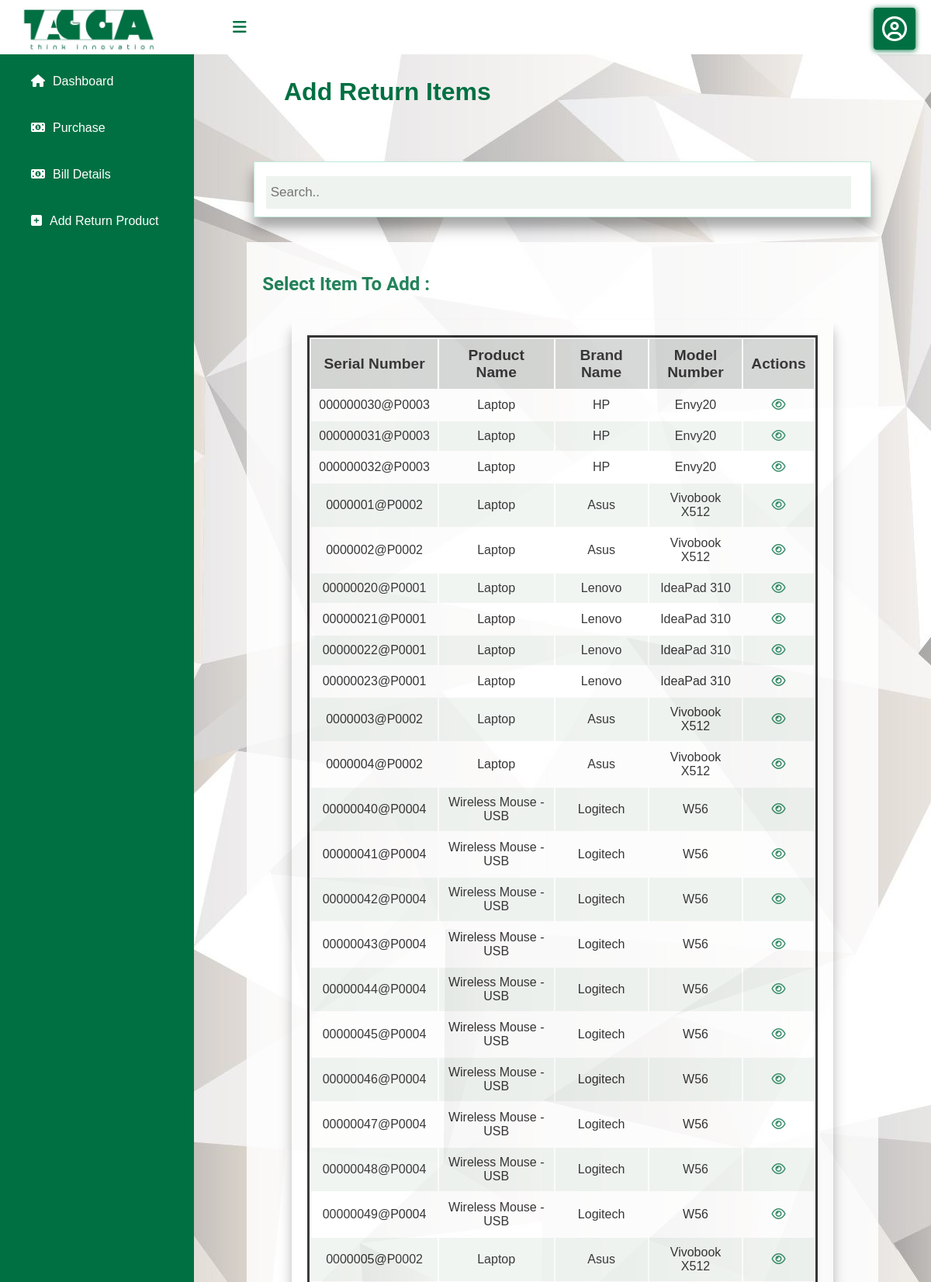
/views/shopkeeper_return_items.php (upper part), run on the app's committed database.
### tables this page shows
CREATE TABLE `item` (
  `serial_no` varchar(50) NOT NULL,
  `sales_price` float NOT NULL,
  `p_id` varchar(30) NOT NULL,
  `item_status` tinyint(4) NOT NULL
);

CREATE TABLE `product` (
  `p_id` varchar(30) NOT NULL,
  `p_name` varchar(50) NOT NULL,
  `p_cost` int(10) NOT NULL,
  `brand_name` varchar(30) NOT NULL,
  `reorder_level` int(10) NOT NULL,
  `model_no` varchar(30) NOT NULL,
  `quantity` int(10) NOT NULL,
  `warranty` int(10) NOT NULL,
  `product_status` varchar(15) NOT NULL,
  `product_date` date NOT NULL
);

### model/database.php (called while the page is built, shortened)
<?php
class database
{
    private static $_instance;
    private $_connection;
    public static function getInstance() {
        if(!isset(self::$_instance)) {
            self::$_instance = new self();
        }
        return self::$_instance;
    }
    private function __construct() {
        $this->_connection = new mysqli(host, username, password, dbname);
    }
    public function getConnection() {
        return $this->_connection;
    }
}

### controller/inventory_maintain.php (called while the page is built, shortened)
<?php
require_once("../model/inventory_maintain_model.php");
class inventory_maintain
{
    public function __construct()
    {
        $this->inven = new inventory_maintain_model();
    }
    public function display_shopkeeper_return_items(){
        return $this->inven->shopkeeper_return_items();
    }
}

### model/inventory_maintain_model.php (called while the page is built, shortened)
<?php
require_once("database.php");
class inventory_maintain_model
{
    public function __construct() {
        $this->mysqli = database::getInstance()->getConnection();
    }
    public function shopkeeper_return_items(){
        $query=$this->mysqli->query("SELECT * FROM  product INNER JOIN item ON product.p_id=item.p_id AND item.item_status='1'");
        while ($row = $query->fetch_assoc()) {
            $result[]= $row;
        }
        return $result;
    }
}

### views/shopkeeper_return_items.php (the view, shortened to what this page needs)
<?php
   include 'shopkeeper_sidebar.php';
   require '../controller/inventory_maintain.php';
   $data=new inventory_maintain();
   $sql=$data->display_shopkeeper_return_items();
?>
<div class="content" style="width:auto;">
    <h1 id="tbl-heading">Add Return Items</h1><br/>
    <div class="search">
    <input type="text" placeholder="Search..">
    </div>
    <div class="page">
    <h2 style="color:#007042;">Select Item To Add :</h2>
    <div class="view-tbl">
       <table>
            <thead>
                <tr>
                   <th> Serial Number</th>
                    <th> Product Name</th>
                    <th> Brand Name</th>
                    <th> Model Number</th>
                    <th>Actions</th>
                </tr>
            </thead>
            <tbody>
            <?php
            foreach ($sql as $k => $v)
            {
                ?>
                <tr>
                    <td><?php echo $sql[$k]["serial_no"] ?></td>
                    <td><?php echo $sql[$k]["p_name"] ?></td>
		            <td><?php echo $sql[$k]["brand_name"] ?></td>
                    <td><?php echo $sql[$k]["model_no"] ?></td>
                    <td><a href="../controller/inventory_maintain.php?action=display_onereturnitem_details&id=<?php  echo $sql[$k]["serial_no"]; ?>" class="view">
                    <i class="fa fa-eye" aria-hidden="true" id="tbl-icon"></i></a></td>
                </tr>
                <?php
            } ?>
            </tbody>
       </table>
    </div>
    </div>
</div>

### public/css/style1.css (style rules this page uses)
body { margin: 0; padding: 0; font-family: "Roboto", sans-serif; background-image: url(../images/12.jpg); }
a { text-decoration:none; }
.content { width: calc(100% ); margin-top: 60px; padding: 20px; margin-left: 250px; background-position: center; background-size: cover; height: 100vh; transition: 0.5s; }

### public/css/view_user.css (style rules this page uses)
body { background-color:rgb(238, 238, 238); }
#tbl-heading { margin-left:3em; font-family: 'Trebuchet MS', 'Lucida Sans Unicode', 'Lucida Grande', 'Lucida Sans', Arial, sans-serif; text-align: left; color: #007042; font-weight: bold; margin-top: 20px; margin-bottom: 20px; font-size: 2em; }
.view-tbl table { border: 3px solid #000; width: 100%; margin-bottom: 1rem; }
.view-tbl tbody tr:nth-child(odd) { background-color: #fff; }
.view-tbl tbody tr:nth-child(even) { background-color: #eef3ef; }
.view-tbl th { font-size: 1.2em; padding:10px; background-color:#cccfcd; font-family: 'Trebuchet MS', 'Lucida Sans Unicode', 'Lucida Grande', 'Lucida Sans', Arial, sans-serif; }
.view-tbl td { font-size: 1em; padding: 10px; text-align: center; outline: none; font-family: 'Trebuchet MS', 'Lucida Sans Unicode', 'Lucida Grande', 'Lucida Sans', Arial, sans-serif; }
.view-tbl { box-shadow: 0 12px 12px 0 rgba(0, 0, 0, 0.2), 0 16px 20px 0 rgba(0, 0, 0, 0.19); display: flex; margin: 2em auto; background:#ffffff; background-size: cover; border:none; width:85%; padding: 20px; align-items: center; text-align: center; opacity: 90%; }
#tbl-icon { color:#007042; }
.search { padding:10px; box-shadow: 0 12px 12px 0 rgba(0, 0, 0, 0.2), 0 16px 20px 0 rgba(0, 0, 0, 0.19); margin: 2em auto; background-size: cover; border: 1px solid #c1e9d8; width: 85%; overflow: hidden; background-color: white; text-align: center; }
.search input[type=text] { padding: 6px; background-color: #eef3ef; border: none; margin-top: 8px; margin-right: 10px; font-size: 17px; width:96%; widows: 80%; height: 30px; }

### public/css/shopkeeper.css (style rules this page uses)
* { box-sizing: content-box; }
.page { margin: 1em auto; background:#fff; background-size: cover; border:none; width:85%; padding: 20px; opacity: 85%; }

### data on the page
item: serial_no "000000030@P0003", p.p_name "Laptop", p.brand_name "HP", p.model_no "Envy20"
item: serial_no "000000031@P0003", p.p_name "Laptop", p.brand_name "HP", p.model_no "Envy20"
item: serial_no "000000032@P0003", p.p_name "Laptop", p.brand_name "HP", p.model_no "Envy20"
item: serial_no "0000001@P0002", p.p_name "Laptop", p.brand_name "Asus", p.model_no "Vivobook X512"
item: serial_no "0000002@P0002", p.p_name "Laptop", p.brand_name "Asus", p.model_no "Vivobook X512"
item: serial_no "00000020@P0001", p.p_name "Laptop", p.brand_name "Lenovo", p.model_no "IdeaPad 310"
item: serial_no "00000021@P0001", p.p_name "Laptop", p.brand_name "Lenovo", p.model_no "IdeaPad 310"
item: serial_no "00000022@P0001", p.p_name "Laptop", p.brand_name "Lenovo", p.model_no "IdeaPad 310"
item: serial_no "00000023@P0001", p.p_name "Laptop", p.brand_name "Lenovo", p.model_no "IdeaPad 310"
item: serial_no "0000003@P0002", p.p_name "Laptop", p.brand_name "Asus", p.model_no "Vivobook X512"
item: serial_no "0000004@P0002", p.p_name "Laptop", p.brand_name "Asus", p.model_no "Vivobook X512"
item: serial_no "00000040@P0004", p.p_name "Wireless Mouse - USB", p.brand_name "Logitech", p.model_no "W56"
item: serial_no "00000041@P0004", p.p_name "Wireless Mouse - USB", p.brand_name "Logitech", p.model_no "W56"
item: serial_no "00000042@P0004", p.p_name "Wireless Mouse - USB", p.brand_name "Logitech", p.model_no "W56"
item: serial_no "00000043@P0004", p.p_name "Wireless Mouse - USB", p.brand_name "Logitech", p.model_no "W56"
item: serial_no "00000044@P0004", p.p_name "Wireless Mouse - USB", p.brand_name "Logitech", p.model_no "W56"
item: serial_no "00000045@P0004", p.p_name "Wireless Mouse - USB", p.brand_name "Logitech", p.model_no "W56"
item: serial_no "00000046@P0004", p.p_name "Wireless Mouse - USB", p.brand_name "Logitech", p.model_no "W56"
item: serial_no "00000047@P0004", p.p_name "Wireless Mouse - USB", p.brand_name "Logitech", p.model_no "W56"
item: serial_no "00000048@P0004", p.p_name "Wireless Mouse - USB", p.brand_name "Logitech", p.model_no "W56"
item: serial_no "00000049@P0004", p.p_name "Wireless Mouse - USB", p.brand_name "Logitech", p.model_no "W56"
item: serial_no "0000005@P0002", p.p_name "Laptop", p.brand_name "Asus", p.model_no "Vivobook X512"
